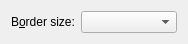
<?xml version="1.0" encoding="UTF-8"?>
<ui version="4.0">
 <class>KWinDecorationConfigForm</class>
 <widget class="QWidget" name="KWinDecorationConfigForm">
  <property name="geometry">
   <rect>
    <x>0</x>
    <y>0</y>
    <width>188</width>
    <height>38</height>
   </rect>
  </property>
  <layout class="QVBoxLayout" name="verticalLayout">
   <item>
    <layout class="QFormLayout" name="formLayout">
     <item row="0" column="0">
      <widget class="QLabel" name="borderLabel">
       <property name="text">
        <string>B&amp;order size:</string>
       </property>
       <property name="buddy">
        <cstring>bordersCombo</cstring>
       </property>
      </widget>
     </item>
     <item row="0" column="1">
      <widget class="KComboBox" name="bordersCombo">
       <property name="whatsThis">
        <string>Use this combobox to change the border size of the decoration.</string>
       </property>
      </widget>
     </item>
    </layout>
   </item>
  </layout>
 </widget>
 <customwidgets>
  <customwidget>
   <class>KComboBox</class>
   <extends>QComboBox</extends>
   <header>kcombobox.h</header>
  </customwidget>
 </customwidgets>
 <connections/>
</ui>
